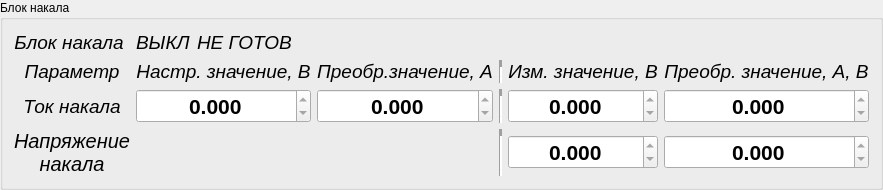
             <widget class="QGroupBox" name="groupBox_4">
              <property name="sizePolicy">
               <sizepolicy hsizetype="Minimum" vsizetype="Expanding">
                <horstretch>0</horstretch>
                <verstretch>0</verstretch>
               </sizepolicy>
              </property>
              <property name="title">
               <string>Блок накала</string>
              </property>
              <layout class="QVBoxLayout" name="verticalLayout_22">
               <item>
                <layout class="QVBoxLayout" name="verticalLayout_8">
                 <item>
                  <layout class="QHBoxLayout" name="horizontalLayout_9">
                   <item>
                    <widget class="QLabel" name="label_32">
                     <property name="font">
                      <font>
                       <pointsize>14</pointsize>
                       <italic>true</italic>
                      </font>
                     </property>
                     <property name="text">
                      <string>Блок накала</string>
                     </property>
                     <property name="alignment">
                      <set>Qt::AlignmentFlag::AlignCenter</set>
                     </property>
                    </widget>
                   </item>
                   <item>
                    <widget class="CircleIndicator" name="widget" native="true"/>
                   </item>
                   <item>
                    <widget class="QLabel" name="label">
                     <property name="sizePolicy">
                      <sizepolicy hsizetype="Minimum" vsizetype="Fixed">
                       <horstretch>0</horstretch>
                       <verstretch>0</verstretch>
                      </sizepolicy>
                     </property>
                     <property name="font">
                      <font>
                       <pointsize>14</pointsize>
                       <italic>true</italic>
                      </font>
                     </property>
                     <property name="text">
                      <string>ВЫКЛ</string>
                     </property>
                    </widget>
                   </item>
                   <item>
                    <widget class="QLabel" name="label_8">
                     <property name="font">
                      <font>
                       <pointsize>14</pointsize>
                       <italic>true</italic>
                      </font>
                     </property>
                     <property name="text">
                      <string>НЕ ГОТОВ</string>
                     </property>
                    </widget>
                   </item>
                   <item>
                    <spacer name="horizontalSpacer_3">
                     <property name="orientation">
                      <enum>Qt::Orientation::Horizontal</enum>
                     </property>
                     <property name="sizeType">
                      <enum>QSizePolicy::Policy::Expanding</enum>
                     </property>
                     <property name="sizeHint" stdset="0">
                      <size>
                       <width>40</width>
                       <height>20</height>
                      </size>
                     </property>
                    </spacer>
                   </item>
                  </layout>
                 </item>
                 <item>
                  <layout class="QGridLayout" name="gridLayout_5">
                   <item row="1" column="4">
                    <widget class="QDoubleSpinBox" name="doubleSpinBox_4">
                     <property name="font">
                      <font>
                       <pointsize>16</pointsize>
                       <italic>false</italic>
                       <bold>true</bold>
                      </font>
                     </property>
                     <property name="alignment">
                      <set>Qt::AlignmentFlag::AlignCenter</set>
                     </property>
                     <property name="readOnly">
                      <bool>true</bool>
                     </property>
                     <property name="decimals">
                      <number>3</number>
                     </property>
                    </widget>
                   </item>
                   <item row="0" column="4">
                    <widget class="QLabel" name="label_33">
                     <property name="font">
                      <font>
                       <pointsize>14</pointsize>
                       <italic>true</italic>
                      </font>
                     </property>
                     <property name="text">
                      <string>Изм. значение, В</string>
                     </property>
                     <property name="alignment">
                      <set>Qt::AlignmentFlag::AlignCenter</set>
                     </property>
                    </widget>
                   </item>
                   <item row="1" column="0">
                    <widget class="QLabel" name="label_39">
                     <property name="font">
                      <font>
                       <pointsize>14</pointsize>
                       <italic>true</italic>
                      </font>
                     </property>
                     <property name="text">
                      <string>Ток накала</string>
                     </property>
                     <property name="alignment">
                      <set>Qt::AlignmentFlag::AlignCenter</set>
                     </property>
                    </widget>
                   </item>
                   <item row="1" column="2">
                    <widget class="QDoubleSpinBox" name="doubleSpinBox_3">
                     <property name="font">
                      <font>
                       <pointsize>16</pointsize>
                       <italic>false</italic>
                       <bold>true</bold>
                      </font>
                     </property>
                     <property name="alignment">
                      <set>Qt::AlignmentFlag::AlignCenter</set>
                     </property>
                     <property name="readOnly">
                      <bool>true</bool>
                     </property>
                     <property name="decimals">
                      <number>3</number>
                     </property>
                    </widget>
                   </item>
                   <item row="0" column="0">
                    <widget class="QLabel" name="label_34">
                     <property name="font">
                      <font>
                       <pointsize>14</pointsize>
                       <italic>true</italic>
                      </font>
                     </property>
                     <property name="text">
                      <string>Параметр</string>
                     </property>
                     <property name="alignment">
                      <set>Qt::AlignmentFlag::AlignCenter</set>
                     </property>
                    </widget>
                   </item>
                   <item row="2" column="0">
                    <widget class="QLabel" name="label_35">
                     <property name="font">
                      <font>
                       <pointsize>15</pointsize>
                       <italic>true</italic>
                      </font>
                     </property>
                     <property name="text">
                      <string>Напряжение
накала</string>
                     </property>
                     <property name="alignment">
                      <set>Qt::AlignmentFlag::AlignCenter</set>
                     </property>
                    </widget>
                   </item>
                   <item row="1" column="5">
                    <widget class="QDoubleSpinBox" name="doubleSpinBox_5">
                     <property name="font">
                      <font>
                       <pointsize>16</pointsize>
                       <italic>false</italic>
                       <bold>true</bold>
                      </font>
                     </property>
                     <property name="alignment">
                      <set>Qt::AlignmentFlag::AlignCenter</set>
                     </property>
                     <property name="readOnly">
                      <bool>true</bool>
                     </property>
                     <property name="decimals">
                      <number>3</number>
                     </property>
                    </widget>
                   </item>
                   <item row="2" column="3">
                    <widget class="Line" name="line_7">
                     <property name="lineWidth">
                      <number>7</number>
                     </property>
                     <property name="orientation">
                      <enum>Qt::Orientation::Vertical</enum>
                     </property>
                    </widget>
                   </item>
                   <item row="1" column="3">
                    <widget class="Line" name="line_8">
                     <property name="lineWidth">
                      <number>7</number>
                     </property>
                     <property name="orientation">
                      <enum>Qt::Orientation::Vertical</enum>
                     </property>
                    </widget>
                   </item>
                   <item row="0" column="3">
                    <widget class="Line" name="line_6">
                     <property name="lineWidth">
                      <number>7</number>
                     </property>
                     <property name="orientation">
                      <enum>Qt::Orientation::Vertical</enum>
                     </property>
                    </widget>
                   </item>
                   <item row="1" column="1">
                    <widget class="QDoubleSpinBox" name="doubleSpinBox_1">
                     <property name="font">
                      <font>
                       <pointsize>16</pointsize>
                       <italic>false</italic>
                       <bold>true</bold>
                      </font>
                     </property>
                     <property name="alignment">
                      <set>Qt::AlignmentFlag::AlignCenter</set>
                     </property>
                     <property name="readOnly">
                      <bool>true</bool>
                     </property>
                     <property name="decimals">
                      <number>3</number>
                     </property>
                     <property name="singleStep">
                      <double>1.000000000000000</double>
                     </property>
                    </widget>
                   </item>
                   <item row="0" column="1">
                    <widget class="QLabel" name="label_37">
                     <property name="font">
                      <font>
                       <pointsize>14</pointsize>
                       <italic>true</italic>
                      </font>
                     </property>
                     <property name="text">
                      <string>Настр. значение, В</string>
                     </property>
                     <property name="alignment">
                      <set>Qt::AlignmentFlag::AlignCenter</set>
                     </property>
                    </widget>
                   </item>
                   <item row="2" column="4">
                    <widget class="QDoubleSpinBox" name="doubleSpinBox_9">
                     <property name="font">
                      <font>
                       <pointsize>16</pointsize>
                       <italic>false</italic>
                       <bold>true</bold>
                      </font>
                     </property>
                     <property name="alignment">
                      <set>Qt::AlignmentFlag::AlignCenter</set>
                     </property>
                     <property name="readOnly">
                      <bool>true</bool>
                     </property>
                     <property name="decimals">
                      <number>3</number>
                     </property>
                    </widget>
                   </item>
                   <item row="0" column="5">
                    <widget class="QLabel" name="label_36">
                     <property name="font">
                      <font>
                       <pointsize>14</pointsize>
                       <italic>true</italic>
                      </font>
                     </property>
                     <property name="text">
                      <string>Преобр. значение, А, В</string>
                     </property>
                     <property name="alignment">
                      <set>Qt::AlignmentFlag::AlignCenter</set>
                     </property>
                    </widget>
                   </item>
                   <item row="0" column="2">
                    <widget class="QLabel" name="label_38">
                     <property name="font">
                      <font>
                       <pointsize>14</pointsize>
                       <italic>true</italic>
                      </font>
                     </property>
                     <property name="text">
                      <string>Преобр.значение, А</string>
                     </property>
                     <property name="alignment">
                      <set>Qt::AlignmentFlag::AlignCenter</set>
                     </property>
                    </widget>
                   </item>
                   <item row="2" column="5">
                    <widget class="QDoubleSpinBox" name="doubleSpinBox_10">
                     <property name="font">
                      <font>
                       <pointsize>16</pointsize>
                       <italic>false</italic>
                       <bold>true</bold>
                      </font>
                     </property>
                     <property name="alignment">
                      <set>Qt::AlignmentFlag::AlignCenter</set>
                     </property>
                     <property name="readOnly">
                      <bool>true</bool>
                     </property>
                     <property name="decimals">
                      <number>3</number>
                     </property>
                    </widget>
                   </item>
                  </layout>
                 </item>
                </layout>
               </item>
              </layout>
             </widget>
